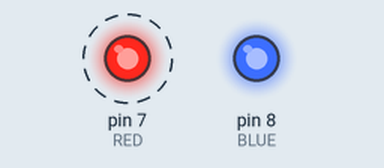
Bench run of a sketch on a simulated Arduino Uno, built with avr-gcc and run on an emulated ATmega328P. Parts: output pins drawn as LEDs (lit = HIGH). Dashed ring = blinking. What the sketch prints to the serial monitor is not drawn.

Above: at 0.15 s.
At 123.45 s:
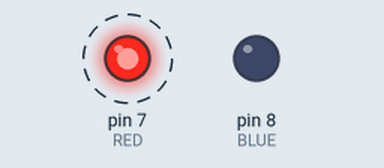
Timing chart, 0 to 123.8 s (numbered marks = the images above):
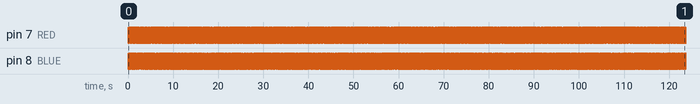

The sketch:

countingSemaphoreFRTOS.ino
```cpp
#include <Arduino_FreeRTOS.h>
#include "semphr.h"

#define RED 7
#define BLUE 8
#define YELLOW 9

SemaphoreHandle_t xCountingSemaphore;

void setup (){
  pinMode(RED, OUTPUT);
  pinMode(BLUE, OUTPUT);
  Serial.begin(9600);
  xCountingSemaphore = xSemaphoreCreateCounting(1, 0);
  xTaskCreate(redLedControllerTask, "Red led task", 100, NULL, 1, NULL);
  xTaskCreate(blueLedControllerTask, "Blue led task", 100, NULL, 1, NULL);
  xTaskCreate(yellowLedControllerTask, "Yellow led task", 100, NULL, 1, NULL);

  xSemaphoreGive(xCountingSemaphore);

}
void redLedControllerTask (void *pvParameters){
  while(1){
    xSemaphoreTake(xCountingSemaphore, portMAX_DELAY);
    digitalWrite(RED, digitalRead(RED)^1);
    Serial.println("Red Task" );
    xSemaphoreGive(xCountingSemaphore);
    vTaskDelay(1);
  }
}

void blueLedControllerTask (void *pvParameters){
  while(1){
    xSemaphoreTake(xCountingSemaphore, portMAX_DELAY);
    digitalWrite(BLUE, digitalRead(RED)^1);
    Serial.println("Blue task");
    xSemaphoreGive(xCountingSemaphore);
    vTaskDelay(1);
  }
}

void yellowLedControllerTask (void *pvParameters){
  while(1){
    xSemaphoreTake(xCountingSemaphore, portMAX_DELAY);
    digitalWrite(YELLOW, digitalRead(RED)^1);
    Serial.println("Yellow task");
    xSemaphoreGive(xCountingSemaphore);
    vTaskDelay(1);
  }
}
void loop(){}
```

Measured:
- by itself, pin 7 (RED): alternates HIGH for 0.04 s and LOW for 0.04 s
- by itself, pin 8 (BLUE): moves between LOW and HIGH, repeating every 0.21 s
